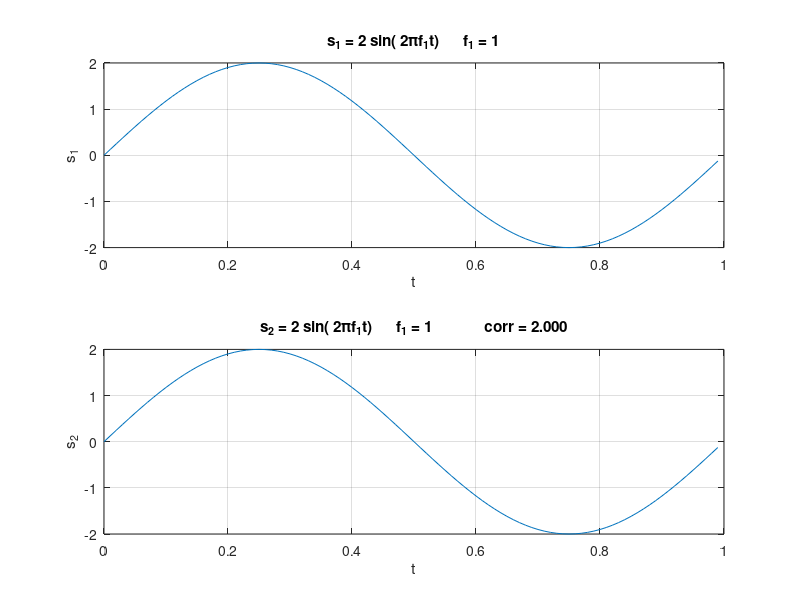
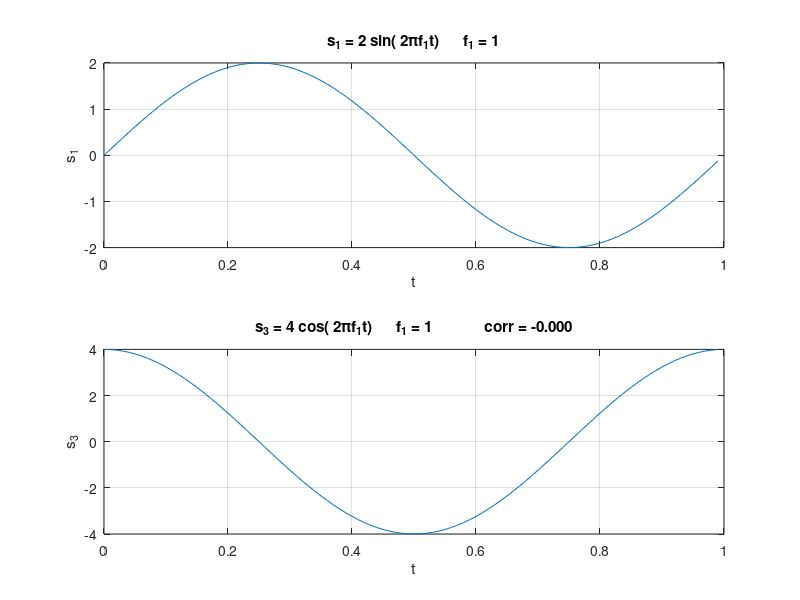
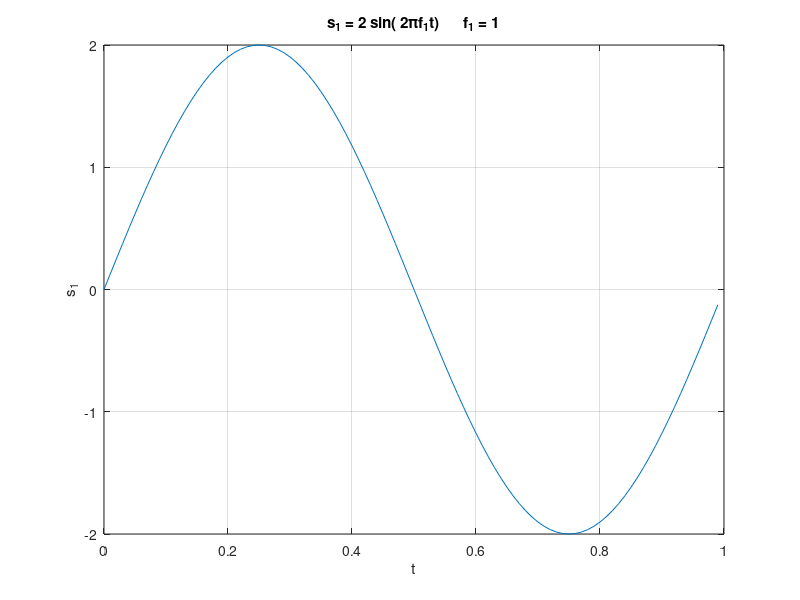
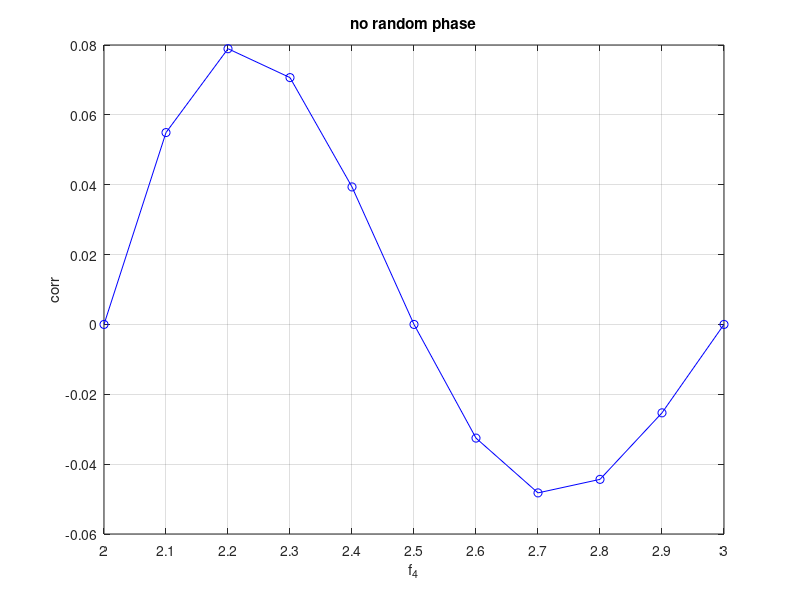

MATLAB code for these plots, in order:
clear all
close all
clc

fprintf("signal correlation \n \n");

T=1;
fs=100;
Ts=1/fs;

t=0:Ts:T-Ts;
N=length(t);

%%

A1=2;
f1=1;

s1 = A1 * sin(2 * pi * f1 * t);

%%

s2 = s1;

corr=sum(s1.*s2*Ts);

figure
subplot(2,1,1)
plot(t,s1); hold on;
grid on;
xlabel('t');
ylabel('s_1');
title(sprintf('s_1 = %d sin( 2\\pif_1t)      f_1 = %d',A1,f1))

subplot(2,1,2)
plot(t,s2); hold on;
grid on;
xlabel('t');
ylabel('s_2');
title(sprintf('s_2 = %d sin( 2\\pif_1t)      f_1 = %d             corr = %.3f',A1,f1, corr))

%%

A3=4;
s3 = A3 * cos(2 * pi * f1 * t);

corr=sum(s1.*s3*Ts);

figure
subplot(2,1,1)
plot(t,s1); hold on;
grid on;
xlabel('t');
ylabel('s_1');
title(sprintf('s_1 = %d sin( 2\\pif_1t)      f_1 = %d',A1,f1))

subplot(2,1,2)
plot(t,s3); hold on;
grid on;
xlabel('t');
ylabel('s_3');
title(sprintf('s_3 = %d cos( 2\\pif_1t)      f_1 = %d             corr = %.3f',A3, f1, corr))


%%

figure
plot(t,s1); hold on;
grid on;
xlabel('t');
ylabel('s_1');
title(sprintf('s_1 = %d sin( 2\\pif_1t)      f_1 = %d',A1,f1))

%%

A4=1;

f4=2:0.1:3;

for i=1:length(f4)

s4 = A4 * sin(2 * pi * f4(i) * t );


corr(i)=sum(s1.*s4*Ts);

end

figure
plot(f4,corr,'b-o');
xticks(f4)
xlabel('f_4');
ylabel('corr');
grid on;
title('no random phase')
xlim([2 3])

figure
subplot(2,1,1)
plot(t,s1); hold on;
grid on;
xlabel('t');
ylabel('s_1');
title(sprintf('s_1 = %d sin( 2\\pif_1t)      f_1 = %d',A1,f1))


subplot(2,1,2)
plot(t,s4); hold on;
grid on;
xlabel('t');
ylabel('s_4');
title(sprintf('s_4 = %d sin( 2\\pif_4t)    f_4 = %.1f        corr = %.3f',A4,f4(length(f4)),corr(length(f4))));


%%

A4=1;

f4=2:0.1:3;

for i=1:length(f4)

s4 = A4 * sin(2 * pi * f4(i) * t + 2 * pi * rand);

corr(i)=sum(s1.*s4*Ts);

end

figure
plot(f4,corr,'b-o');
xticks(f4)
xlabel('f_4');
ylabel('corr');
grid on;
title('with random phase')
xlim([2 3])

figure
subplot(2,1,1)
plot(t,s1); hold on;
grid on;
xlabel('t');
ylabel('s_1');
title(sprintf('s_1 = %d sin( 2\\pif_1t)      f_1 = %d',A1,f1))


subplot(2,1,2)
plot(t,s4); hold on;
grid on;
xlabel('t');
ylabel('s_4');
title(sprintf('s_4 = %d sin( 2\\pif_4t)    f_4 = %.1f        corr = %.3f',A4,f4(length(f4)),corr(length(f4))));

%%

for i=1:length(f4)

s4(i,:) = A4 * sin(2 * pi * f4(i) * t);

end

figure
subplot(2,1,1)
plot(t,s4(1,:)); hold on;
grid on;
xlabel('t');
ylabel('s_1');
title(sprintf('s_1 = %d sin( 2\\pif_1t)      f_1 = %d',A4,f1))


subplot(2,1,2)
plot(t,s4(6,:)); hold on;
grid on;
xlabel('t');
ylabel('s_4');
title(sprintf('s_4 = %d sin( 2\\pif_4t)    f_4 = %.1f',A4,f4(6)));

